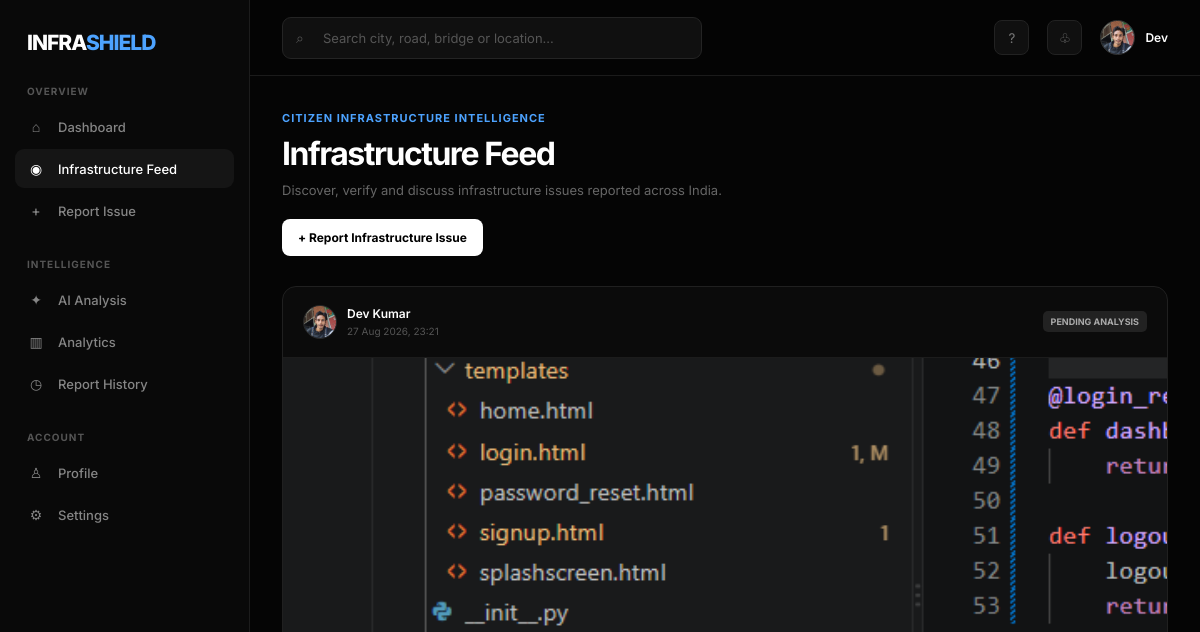
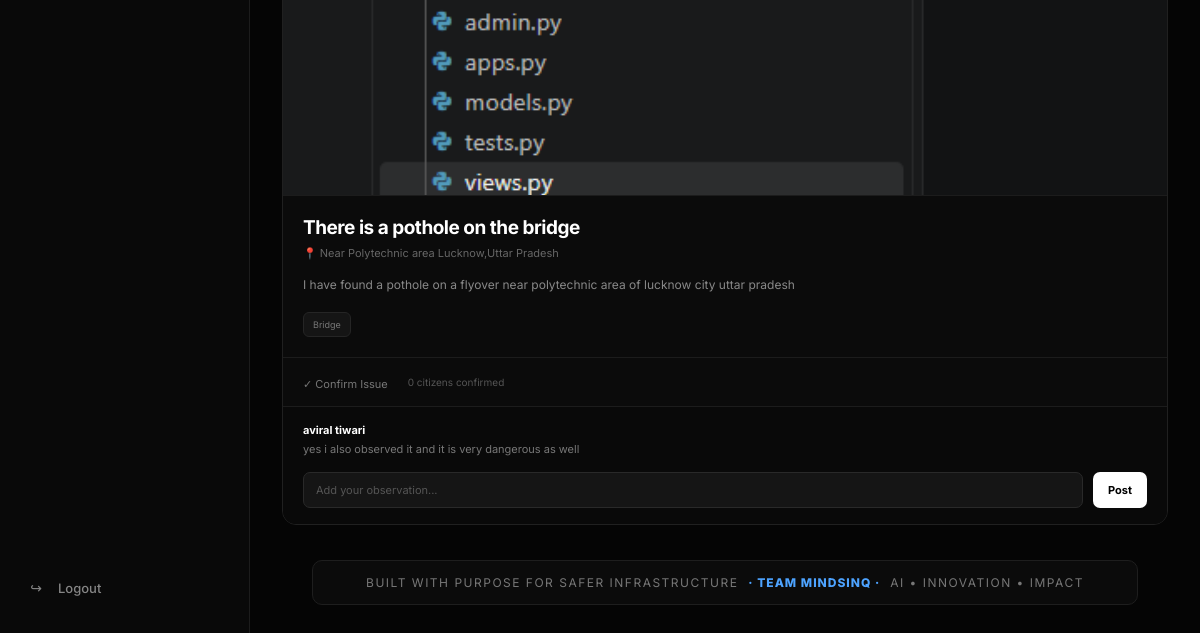
/feed/ (signed in), run on an earlier commit of the app's database (2 pictures, top to bottom).
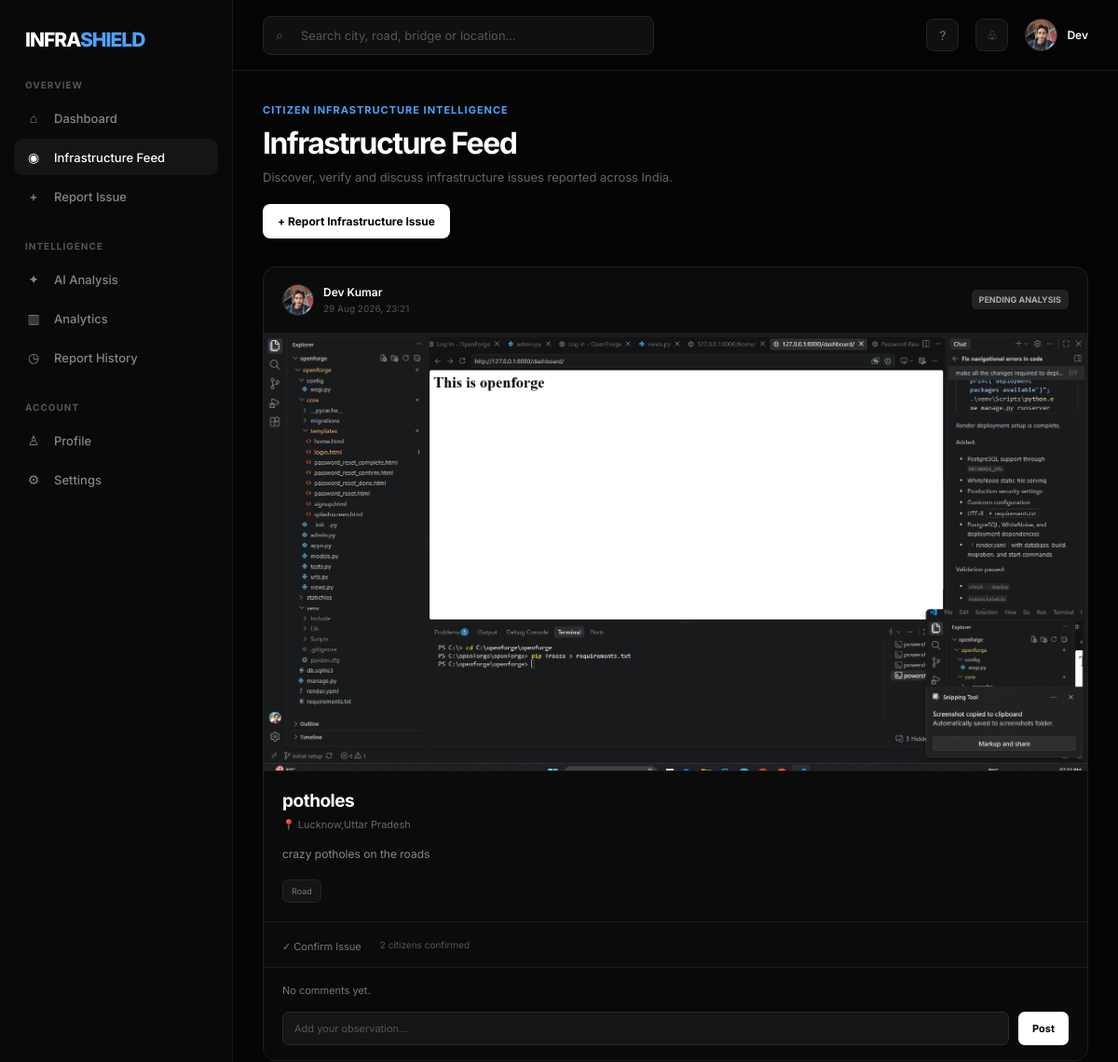
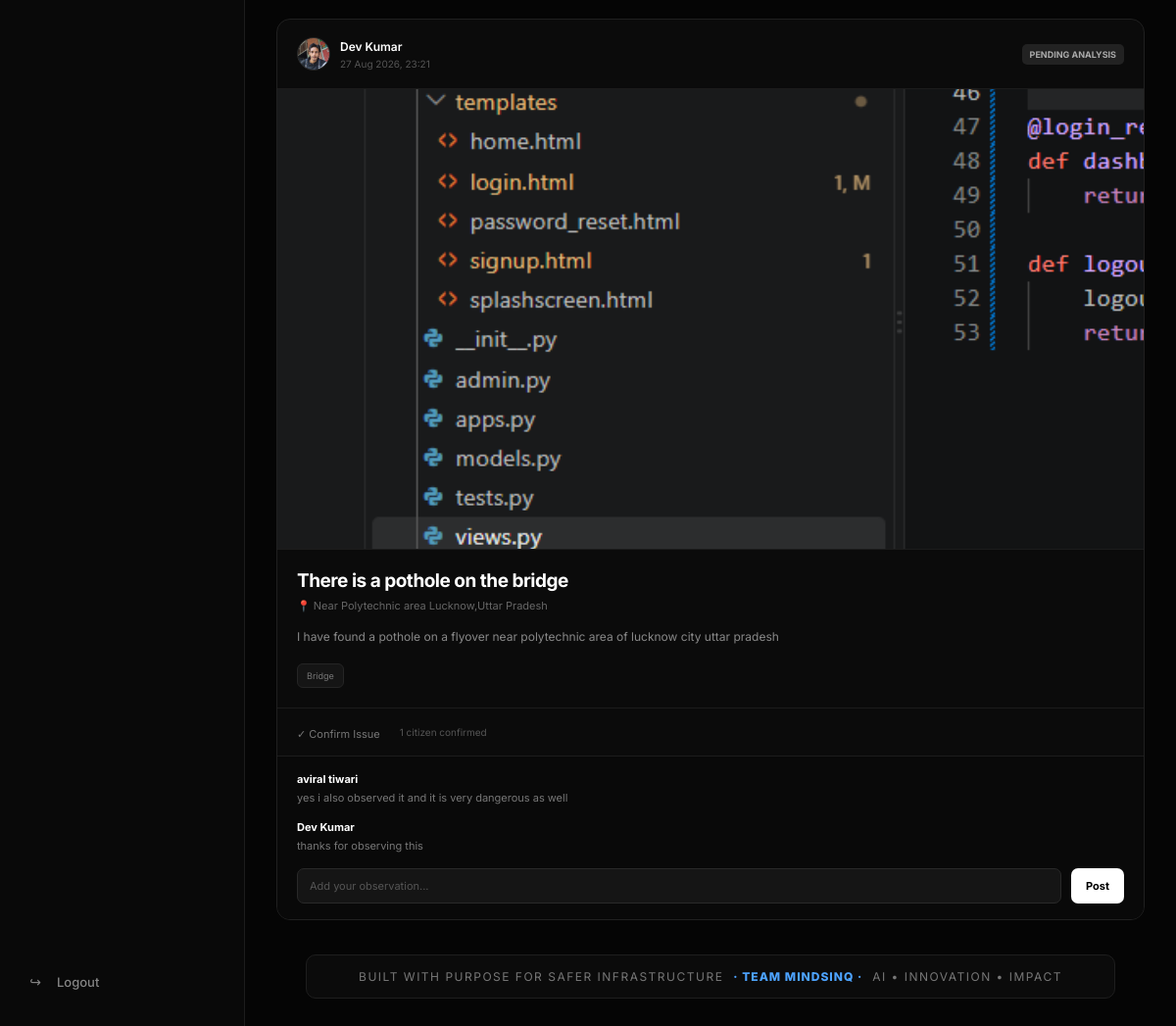
And on a later commit of the database (2 pictures, top to bottom).
### accounts/models.py (models this page shows, shortened)
class Profile(models.Model):
    user = models.OneToOneField(
        User,
        on_delete=models.CASCADE,
        related_name="profile"
    )
    profile_picture = models.ImageField(
        upload_to="profile_pictures/",
        blank=True,
        null=True
    )
    bio = models.TextField(
        max_length=500,
        blank=True
    )
    location = models.CharField(
        max_length=150,
        blank=True
    )
    phone = models.CharField(
        max_length=20,
        blank=True
    )
    created_at = models.DateTimeField(
        auto_now_add=True
    )
    updated_at = models.DateTimeField(
        auto_now=True
    )

class InfrastructureReport(models.Model):
    INFRASTRUCTURE_TYPES = [
        ("road", "Road"),
        ("bridge", "Bridge"),
        ("railway", "Railway"),
        ("building", "Building"),
        ("street", "Street Infrastructure"),
        ("drainage", "Drainage"),
        ("other", "Other"),
    ]
    RISK_LEVELS = [
        ("pending", "Pending Analysis"),
        ("low", "Low"),
        ("medium", "Medium"),
        ("high", "High"),
        ("critical", "Critical"),
    ]
    user = models.ForeignKey(
        User,
        on_delete=models.CASCADE,
        related_name="infrastructure_reports"
    )
    infrastructure_type = models.CharField(
        max_length=30,
        choices=INFRASTRUCTURE_TYPES
    )
    title = models.CharField(
        max_length=200
    )
    description = models.TextField(
        blank=True
    )
    image = models.ImageField(
        upload_to="infrastructure_reports/"
    )
    location = models.CharField(
        max_length=255
    )
    latitude = models.DecimalField(
        max_digits=9,
        decimal_places=6,
        null=True,
        blank=True
    )
    longitude = models.DecimalField(
        max_digits=9,
        decimal_places=6,
        null=True,
        blank=True
    )
    risk_level = models.CharField(
        max_length=20,
        choices=RISK_LEVELS,
        default="pending"
    )
    ai_confidence = models.FloatField(
        null=True,
        blank=True
    )
    ai_analysis = models.TextField(
        blank=True
    )
    created_at = models.DateTimeField(
        auto_now_add=True
    )
    updated_at = models.DateTimeField(
        auto_now=True
    )

class ReportComment(models.Model):
    report = models.ForeignKey(
        InfrastructureReport,
        on_delete=models.CASCADE,
        related_name="comments"
    )
    user = models.ForeignKey(
        User,
        on_delete=models.CASCADE,
        related_name="report_comments"
    )
    content = models.TextField(
        max_length=1000
    )
    created_at = models.DateTimeField(
        auto_now_add=True
    )
    updated_at = models.DateTimeField(
        auto_now=True
    )

### accounts/views.py (the view)
# urls.py: path("feed/", views.infrastructure_feed, name="infrastructure_feed"),
@login_required
def infrastructure_feed(request):
    reports = (
        InfrastructureReport.objects.select_related("user")
        .prefetch_related("confirmations", "comments__user")
        .order_by("-created_at")
    )
    return render(
        request,
        "infrastructure_feed.html",
        {
            "reports": reports,
            "page_title": "Infrastructure Feed",
        },
    )

### accounts/templates/infrastructure_feed.html (shortened to what this page needs)
{% load static %}
<!DOCTYPE html>
<html lang="en">
<head>
</head>
<body>
<div class="app">
    <aside class="sidebar" id="sidebar">
        <div class="logo">
            INFRA<span>SHIELD</span>
        </div>
        <div class="sidebar-section">
            <div class="section-title">
                OVERVIEW
            </div>
            <a href="{% url 'dashboard' %}"
               class="nav-item">
                <span class="nav-icon">⌂</span>
                Dashboard
            </a>
            <a href="{% url 'infrastructure_feed' %}"
               class="nav-item active">
                <span class="nav-icon">◉</span>
                Infrastructure Feed
            </a>
            <a href="{% url 'create_report' %}"
               class="nav-item">
                <span class="nav-icon">+</span>
                Report Issue
            </a>
        </div>
        <div class="sidebar-section">
            <div class="section-title">
                INTELLIGENCE
            </div>
            <a href="#"
               class="nav-item">
                <span class="nav-icon">✦</span>
                AI Analysis
            </a>
            <a href="#"
               class="nav-item">
                <span class="nav-icon">▥</span>
                Analytics
            </a>
            <a href="{% url 'my_reports' %}"
               class="nav-item">
                <span class="nav-icon">◷</span>
                Report History
            </a>
        </div>
        <div class="sidebar-section">
            <div class="section-title">
                ACCOUNT
            </div>
            <a href="{% url 'profile' %}"
               class="nav-item">
                <span class="nav-icon">♙</span>
                Profile
            </a>
            <a href="{% url 'settings' %}"
               class="nav-item">
                <span class="nav-icon">⚙</span>
                Settings
            </a>
        </div>
        <div class="sidebar-bottom">
            <a href="{% url 'logout' %}"
               class="nav-item">
                <span class="nav-icon">↪</span>
                Logout
            </a>
        </div>
    </aside>
    <main class="main">
        <header class="topbar">
            <div class="search-container">
                <span class="search-icon">
                    ⌕
                </span>
                <input
                    type="text"
                    class="search-input"
                    id="locationSearch"
                    placeholder="Search city, road, bridge or location..."
                >
            </div>
            <div class="top-actions">
                <button class="top-icon">
                    ?
                </button>
                <button class="top-icon">
                    ♧
                </button>
                <a
                    href="{% url 'profile' %}"
                    class="profile"
                >
                    <div class="avatar">
                        {% if request.user.profile.profile_picture %}
                            <img
                                src="{{ request.user.profile.profile_picture.url }}"
                                alt="{{ request.user.first_name }}"
                            >
                        {% else %}
                            {{ request.user.first_name|first|upper }}
                        {% endif %}
                    </div>
                    <div class="profile-info">
                        <div class="profile-name">
                            {{ request.user.first_name }}
                        </div>
                    </div>
                </a>
            </div>
        </header>
        <section class="content">
            <div class="page-header">
                <div class="page-label">
                    CITIZEN INFRASTRUCTURE INTELLIGENCE
                </div>
                <h1>
                    Infrastructure Feed
                </h1>
                <p>
                    Discover, verify and discuss infrastructure
                    issues reported across India.
                </p>
                <a
                    href="{% url 'create_report' %}"
                    class="create-report"
                >
                    + Report Infrastructure Issue
                </a>
            </div>
            <section class="feed">
                {% if reports %}
                    {% for report in reports %}
                        <article class="report-card">
                            <div class="report-header">
                                <div class="report-user">
                                    <div class="small-avatar">
                                        {% if report.user.profile.profile_picture %}
                                            <img
                                                src="{{ report.user.profile.profile_picture.url }}"
                                                alt="{{ report.user.get_full_name }}"
                                            >
                                        {% else %}
                                            {{ report.user.first_name|first|upper }}
                                        {% endif %}
                                    </div>
                                    <div>
                                        <div class="username">
                                            {% if report.user.get_full_name %}
                                                {{ report.user.get_full_name }}
                                            {% else %}
                                                {{ report.user.username }}
                                            {% endif %}
                                        </div>
                                        <div class="report-date">
                                            {{ report.created_at|date:"d M Y, H:i" }}
                                        </div>
                                    </div>
                                </div>
                                <div class="risk {{ report.risk_level }}">
                                    {{ report.get_risk_level_display }}
                                </div>
                            </div>
                            {% if report.image %}
                                <img
                                    src="{{ report.image.url }}"
                                    alt="{{ report.title }}"
                                    class="report-image"
                                >
                            {% endif %}
                            <div class="report-content">
                                <div class="report-title">
                                    {{ report.title }}
                                </div>
                                <div class="report-location">
                                    📍 {{ report.location }}
                                </div>
                                {% if report.description %}
                                    <div class="report-description">
                                        {{ report.description }}
                                    </div>
                                {% endif %}
                                <div class="report-meta">
                                    <span class="meta-tag">
                                        {{ report.get_infrastructure_type_display }}
                                    </span>
                                </div>
                            </div>
                            <div class="action-bar">
                                <form
                                    method="POST"
                                    action="{% url 'confirm_report' report.id %}"
                                    class="action-form"
                                >
                                    <button
                                        type="submit"
                                        class="action-button"
                                    >
                                        ✓ Confirm Issue
                                    </button>
                                </form>
                                <span class="confirmation-count">
                                    {{ report.confirmations.count }}
                                    citizen{{ report.confirmations.count|pluralize }}
                                    confirmed
                                </span>
                            </div>
                            <div class="comments">
                                {% for comment in report.comments.all %}
                                    <div class="comment">
                                        <div class="comment-user">
                                            {{ comment.user.get_full_name|default:comment.user.username }}
                                        </div>
                                        <div class="comment-text">
                                            {{ comment.content }}
                                        </div>
                                    </div>
                                {% empty %}
                                    <div class="comment-text">
                                        No comments yet.
                                    </div>
                                {% endfor %}
                                <form
                                    method="POST"
                                    action="{% url 'add_comment' report.id %}"
                                    class="comment-form"
                                >
                                    <input
                                        type="text"
                                        name="content"
                                        class="comment-input"
                                        placeholder="Add your observation..."
                                        maxlength="1000"
                                        required
                                    >
                                    <button
                                        type="submit"
                                        class="comment-submit"
                                    >
                                        Post
                                    </button>
                                </form>
                            </div>
                        </article>
                    {% endfor %}
                {% endif %}
            </section>
            <footer class="team-banner">
                <div class="team-banner-inner">
                    Built with purpose for safer infrastructure
                    <span>
                        · TEAM MINDSINQ ·
                    </span>
                    AI • Innovation • Impact
                </div>
            </footer>
        </section>
    </main>
</div>
</body>
</html>

What changed in the data, as far as the page shows it:
added InfrastructureReport: user.profile.profile_picture (picture), user.get_full_name "Dev Kumar", created_at "29 Aug 2026, 23:21", risk_level "PENDING ANALYSIS", image (picture), title "potholes", location "Lucknow,Uttar Pradesh", description "crazy potholes on the roads", infrastructure_type "Road", confirmations.count "2"
computed for InfrastructureReport "There is a pothole on the bridge": confirmations.count "0" → "1"
added ReportComment: user.get_full_name "Dev Kumar", content "thanks for observing this", shown under InfrastructureReport "There is a pothole on the bridge"
